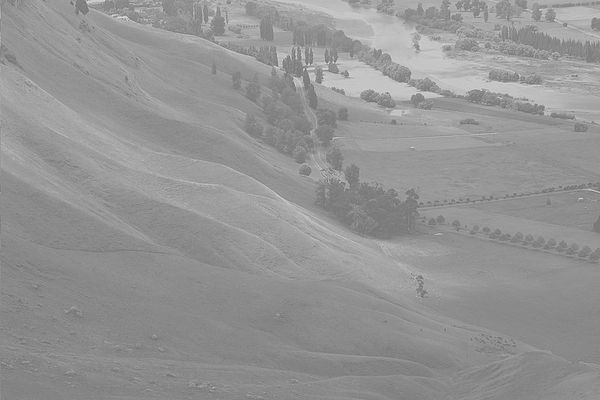
#> input picture ClassWork_3/images/histogram.jpg, 600 x 400 px, found by its file name
$ python classwork.py
#> lines starting #> are read from the running program, lines starting #| are printed output that depends on the picture
### ClassWork_3/gaussian.py
import numpy as np
import math
import matplotlib.pyplot as plt

def plot(data, title = None, x_label=None, y_label = None):
    plt.plot(data)
    plt.title(title)
    plt.xlabel(x_label)
    plt.ylabel(y_label)
    plt.show()

def generateGaussianDF(sigma, mu, show=False):
    MAX = 256

    pdf = np.zeros(MAX)
    c = 1 / (math.sqrt( 2 * math.pi) * sigma)

    for x in range(MAX):
        x_minus_mu = x - mu

        power = (x_minus_mu ** 2) / (2 * sigma**2 )

        pdf[x] = c * math.exp(-power)# * 10000

    #pdf = pdf / np.min(pdf)

    if show:
        print("Generated Gaussian values")
        print(pdf)
    return pdf

def generateGaussianHistogram(sigma1, mu1, sigma2, mu2):
    df1 = generateGaussianDF(sigma=sigma1, mu=mu1)

    df2 = generateGaussianDF(sigma=sigma2, mu=mu2)

    #print(type(df2))
    #print(df2[0])

    res = df1.copy()

    for x in range(256):
        res[x] = df1[x] + df2[x]
        # if x % 10 == 0:
        #     print(f"{x}: {df1[x]} + {df2[x]} = {res[x]}")

    res = res / np.min(res) / 10
    return df1, df2, res

# [4 lines of commented-out code are left out]

### ClassWork_3/classwork.py
import cv2
import numpy as np
import math
from gaussian import generateGaussianHistogram, plot

def take_sigma_mu(first = True):
    print("Enter the value of sigma: ",end='')
    sigma = input()
    if sigma == '':
        sigma = 8 if first else 20
    else:
        sigma = float(sigma)

    print("Enter the value of mean: ",end='')
    mu = input()

    if mu == '':
        mu = 30 if first else 165
    else:
        mu = float(mu)

    return sigma, mu

def calculate_hist_pdf_cdf(image, input_hist = None):
    if input_hist is None:
        hist = cv2.calcHist([image], [0], None, [256],[0,256])
        dum = []
        for i in range(256):
            dum.append(hist[i][0])
        hist = dum
    else:
        hist = input_hist

    total = np.sum(hist)

    pdf = hist.copy()
    for i in range(len(hist)):
        pdf[i] = hist[i] / float(total)

    cdf = pdf.copy()
    for i in range(1,len(pdf)):
        cdf[i] = pdf[i] + cdf[i-1]

    return hist, pdf, cdf

def generate_mapping(input_cdf, target_cdf):
    in_map = np.zeros(256)

    for x in range(256):
        min_abs = math.inf
        inten = x
        val = input_cdf[x]

        for y in range(256):
            dif = abs(val - target_cdf[y])
            if dif < min_abs:
                min_abs = dif
                inten = y
            # idx = np.abs(cdf - input_cdf[x]).argmin()
        in_map[x] = inten
    return in_map

def start(image):

    sigma1, mu1 = take_sigma_mu()
    sigma2, mu2 = take_sigma_mu(first=False)

    df1, df2, hist = generateGaussianHistogram(sigma1=sigma1,mu1=mu1,sigma2=sigma2,mu2=mu2)

    plot(data=df1,title='Gaussian - 1')
    plot(data=df2,title='Gaussian - 2')
    plot(data=hist,title='Double Gaussian Histogram')

    target_hist, target_pdf, target_cdf = calculate_hist_pdf_cdf(image=None, input_hist=hist)
    input_hist, input_pdf, input_cdf = calculate_hist_pdf_cdf(image=image)

    in_map = generate_mapping(input_cdf=input_cdf, target_cdf=target_cdf)

    h,w = image.shape
    output_image = image.copy()
    for x in range(h):
        for y in range(w):
            px_val = image[x,y]
            output_image[x,y] = in_map[ px_val ]


    cv2.imshow("Input Image", image)
    cv2.imshow("Output Image", output_image)
    # cv2.imwrite('.\images\\input_image.png',image)
    # cv2.imwrite('.\images\\output_image.png',output_image)

    cv2.waitKey(0)
    cv2.destroyAllWindows()

    out_hist, out_pdf, out_cdf = calculate_hist_pdf_cdf(image=output_image)

    plot(input_hist,title="Input hist")
    plot(input_pdf,title="Input pdf")
    plot(input_cdf,title="Input cdf")

    plot(out_hist,title="Output hist")
    plot(out_pdf,title="Output pdf")
    plot(out_cdf,title="Output cdf")


image = cv2.imread( "./images\\histogram.jpg", cv2.IMREAD_GRAYSCALE)
#> image is the input picture: shape (400, 600); min 105, max 228, mean 148
start(image=image)
#> call 3 of plot, with data = array of shape (256,), title = 'Double Gaussian Histogram'
#> in plot (call 3), `plt.show()`:
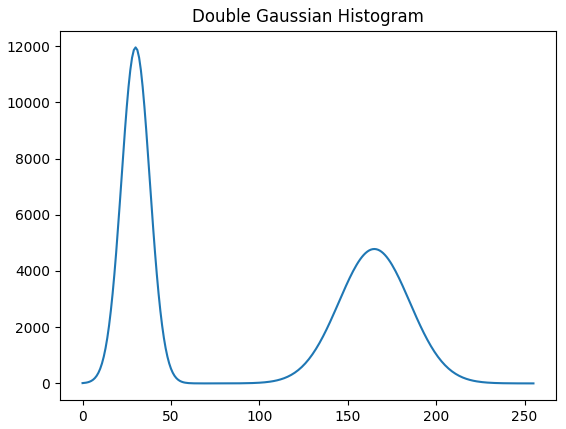
#> figure drawn by matplotlib, 1 panel; curve peaks at x = 30, y = 11953.3
#> in start, `input_hist, input_pdf, input_cdf = calculate_hist_pdf_cdf(image=image)`: input_hist = 256 values, max 9682 at index 137, min 0 at index 0, mean 937.5; input_pdf = 256 values, max 0.0403 at index 137, min 0 at index 0, mean 0.00391; input_cdf = 256 values from 0 to 1
#> after the loop in generate_mapping, `for x in range(256):`: in_map = 256 values from 0 to 255
#> after the loop in start, `for x in range(h):`:
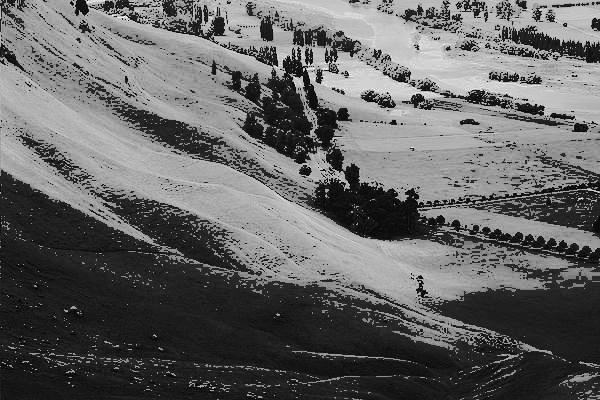
#> output_image: shape (400, 600); min 0, max 255, mean 99.5
#> in start, `out_hist, out_pdf, out_cdf = calculate_hist_pdf_cdf(image=output_image)`: out_hist = 256 values, max 9682 at index 29, min 0 at index 23, mean 937.5; out_pdf = 256 values, max 0.0403 at index 29, min 0 at index 23, mean 0.00391; out_cdf = 256 values from 2.92e-05 to 1
#> in plot (call 5), `plt.show()`:
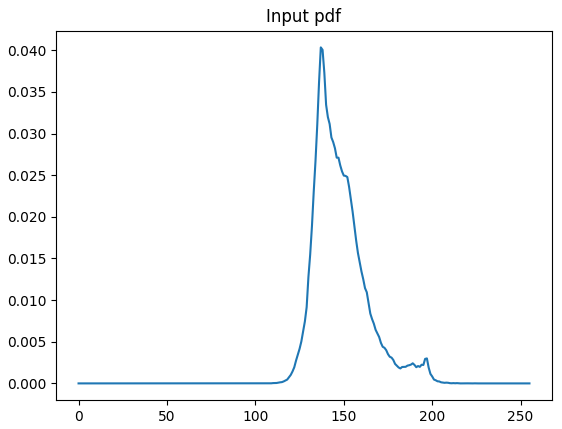
#> figure drawn by matplotlib, 1 panel; curve peaks at x = 137, y = 0.0403
#> in plot (call 6), `plt.show()`:
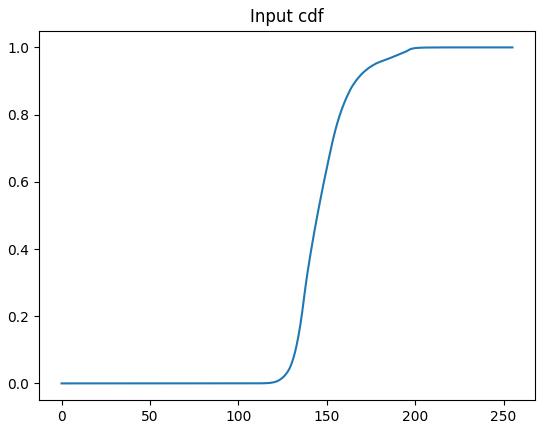
#> figure drawn by matplotlib, 1 panel; curve peaks at x = 228, y = 1
#> in plot (call 7), `plt.show()`:
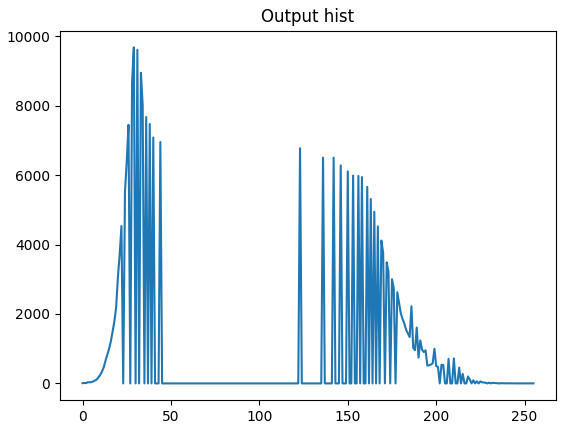
#> figure drawn by matplotlib, 1 panel; curve peaks at x = 29, y = 9682
#> in plot (call 8), `plt.show()`:
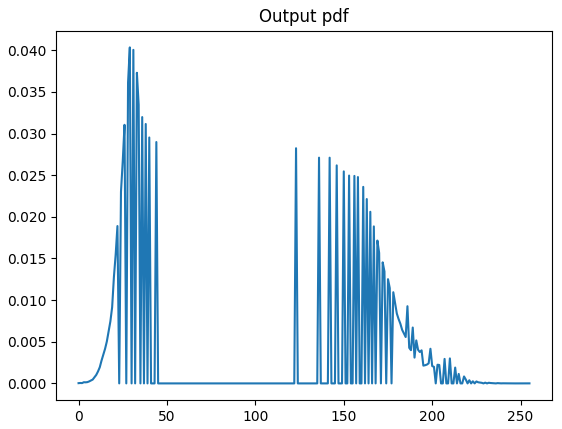
#> figure drawn by matplotlib, 1 panel; curve peaks at x = 29, y = 0.0403
#> in plot (call 9), `plt.show()`:
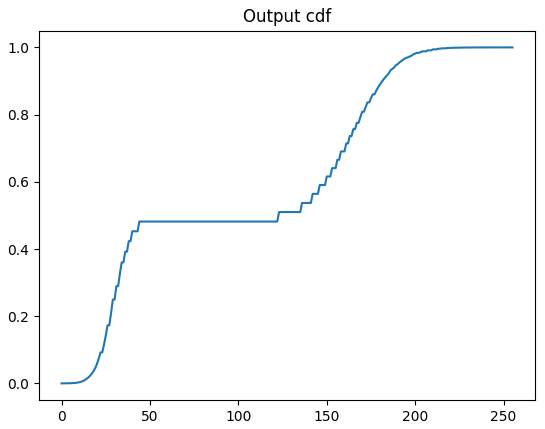
#> figure drawn by matplotlib, 1 panel; curve peaks at x = 255, y = 1
